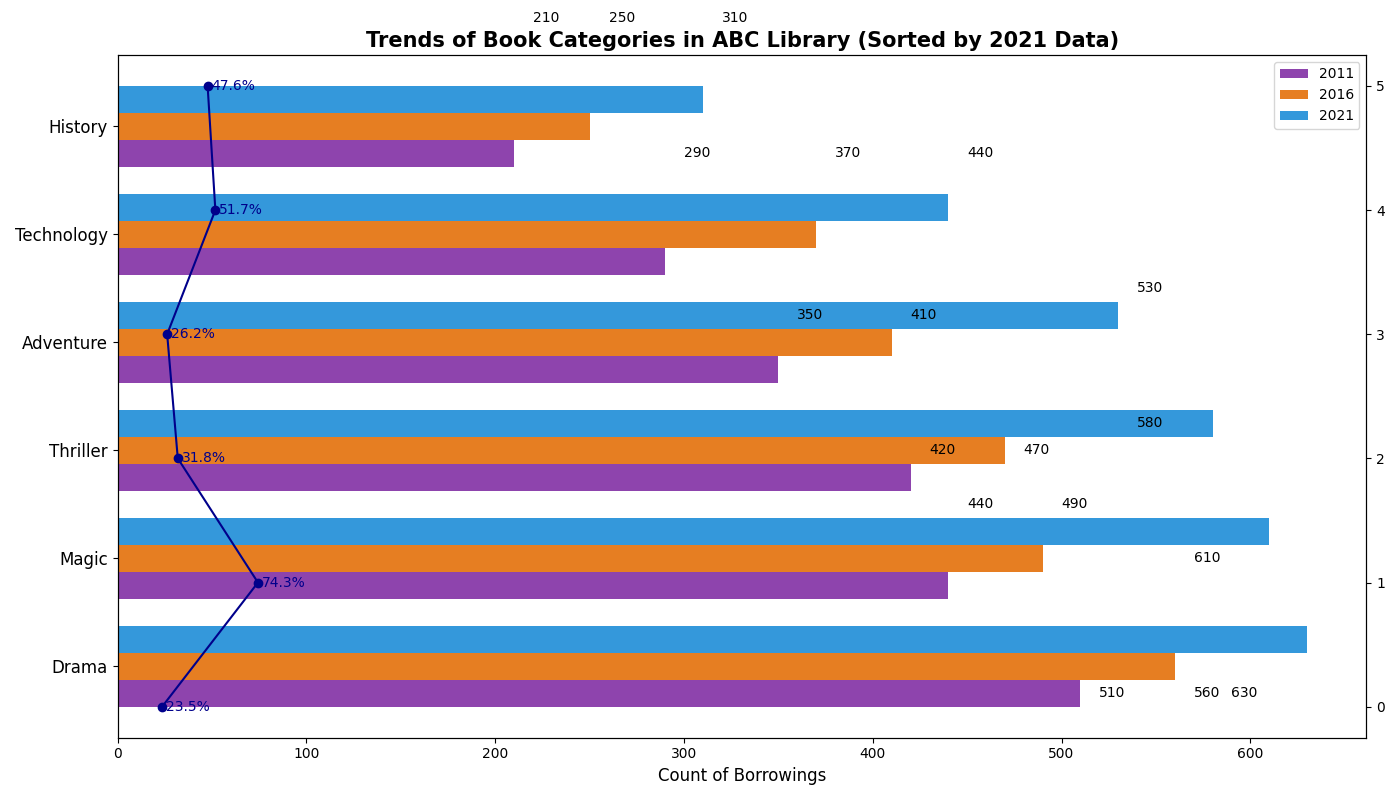

The script that drew this image:
import matplotlib.pyplot as plt
import numpy as np

genres = ['Drama', 'Adventure', 'Technology', 'Magic', 'History', 'Thriller']
borrowings_2011 = [510, 420, 290, 350, 210, 440]
borrowings_2016 = [560, 470, 370, 410, 250, 490]
borrowings_2021 = [630, 530, 440, 610, 310, 580]

# Sort each year's data in descending order (can change to ascending if needed)
sorted_indices_2011 = sorted(range(len(borrowings_2011)), key=lambda i: -borrowings_2011[i])
sorted_indices_2016 = sorted(range(len(borrowings_2016)), key=lambda i: -borrowings_2016[i])
sorted_indices_2021 = sorted(range(len(borrowings_2021)), key=lambda i: -borrowings_2021[i])

sorted_genres_2011 = [genres[i] for i in sorted_indices_2011]
sorted_borrowings_2011 = [borrowings_2011[i] for i in sorted_indices_2011]

sorted_genres_2016 = [genres[i] for i in sorted_indices_2016]
sorted_borrowings_2016 = [borrowings_2016[i] for i in sorted_indices_2016]

sorted_genres_2021 = [genres[i] for i in sorted_indices_2021]
sorted_borrowings_2021 = [borrowings_2021[i] for i in sorted_indices_2021]

fig, ax1 = plt.subplots(figsize=(14, 8))
bar_width = 0.25
y_pos = np.arange(len(genres))

ax1.barh(y_pos - bar_width, sorted_borrowings_2011, bar_width, color='#8e44ad', label='2011')
ax1.barh(y_pos, sorted_borrowings_2016, bar_width, color='#e67e22', label='2016')
ax1.barh(y_pos + bar_width, sorted_borrowings_2021, bar_width, color='#3498db', label='2021')

ax1.set_yticks(y_pos)
ax1.set_yticklabels(sorted_genres_2021, fontsize=12)  # Use 2021 sorting order for labels
ax1.set_xlabel('Count of Borrowings', fontsize=12)
ax1.set_title('Trends of Book Categories in ABC Library (Sorted by 2021 Data)', fontsize=15, fontweight='bold')
ax1.legend()

ax2 = ax1.twinx()
growth_2011_2021 = [(borrowings_2021[i] - borrowings_2011[i]) / borrowings_2011[i] * 100 for i in range(len(genres))]
growth_sorted_2021 = [growth_2011_2021[i] for i in sorted_indices_2021]
ax2.plot(growth_sorted_2021, y_pos, marker='o', linestyle='-', color='darkblue')

for bars, indices in [(sorted_borrowings_2011, sorted_indices_2011), (sorted_borrowings_2016, sorted_indices_2016), (sorted_borrowings_2021, sorted_indices_2021)]:
    for i, width in enumerate(bars):
        label_x_pos = width + 10 if width < max(borrowings_2021) / 1.1 else width - 40
        ax1.text(label_x_pos, y_pos[i] + (indices.index(sorted_indices_2021[i]) - 1) * bar_width, f'{width}', va='center', fontsize=10, color='black')
        
for i, growth in enumerate(growth_sorted_2021):
    ax2.text(growth + 2, y_pos[i], f'{growth:.1f}%', va='center', fontsize=10, color='darkblue')

plt.tight_layout()
plt.show()
